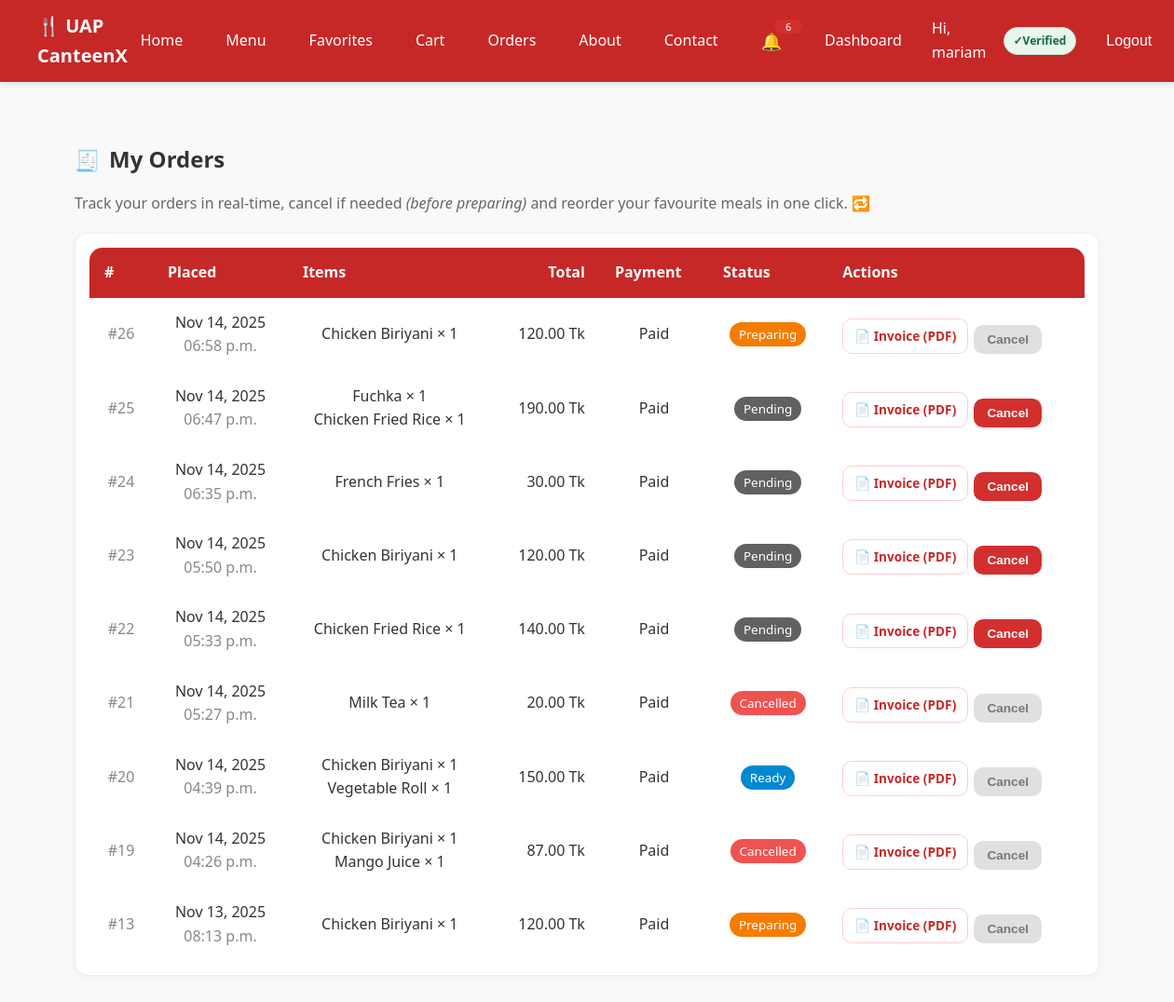
Page /orders/ (signed in) on the earlier database version.
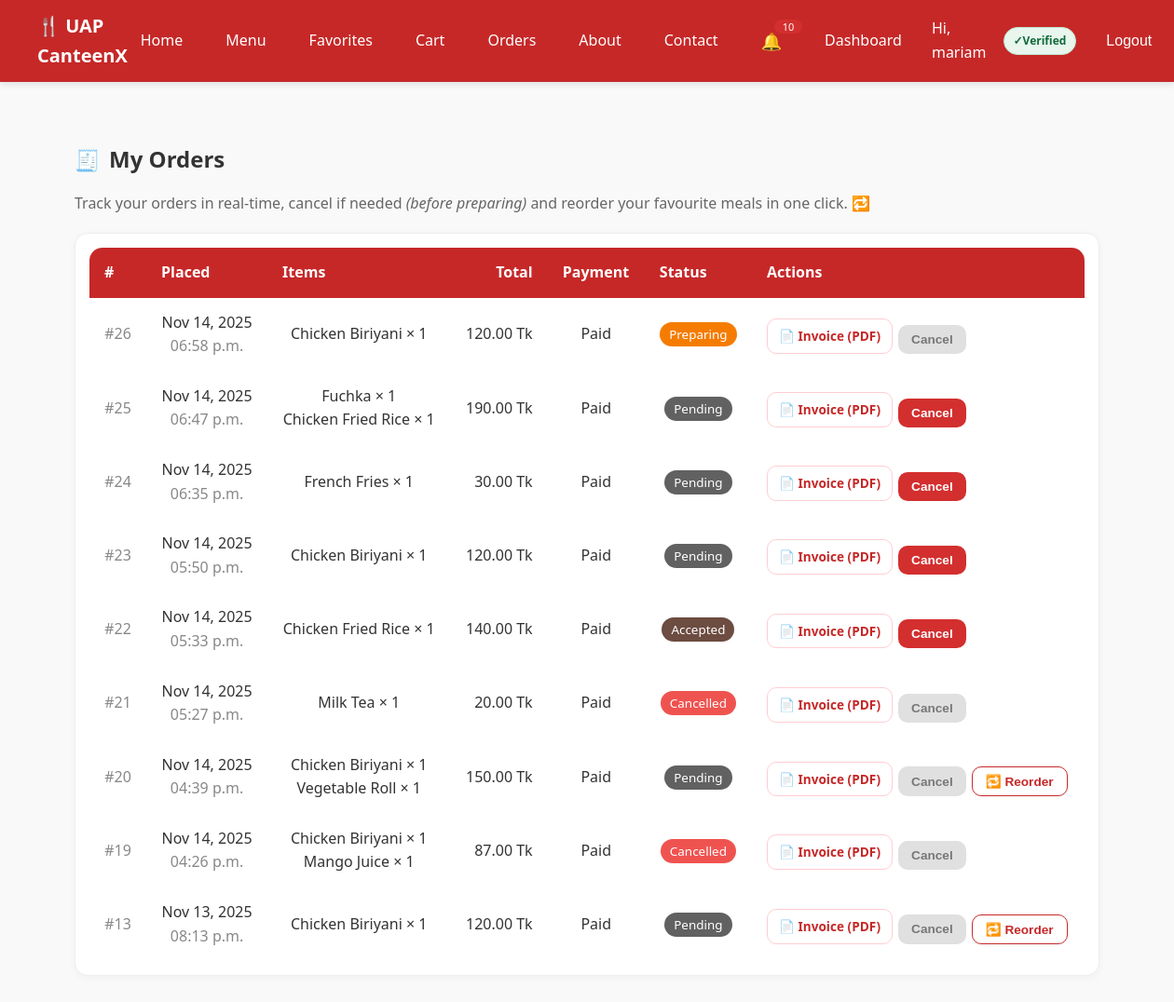
Same page on the later database version.
### my_canteen/models.py (models this page shows, shortened)
class Order(models.Model):
    STATUS_CHOICES = [
        ('pending', 'Pending'),
        ('accepted', 'Accepted'),
        ('preparing', 'Preparing'),
        ('ready', 'Ready'),
        ('delivered', 'Delivered'),
        ('completed', 'Completed'),
        ('cancelled', 'Cancelled'),
    ]
    PAYMENT_STATUS_CHOICES = [('unpaid', 'Unpaid'), ('paid', 'Paid')]
    PAYMENT_METHOD_CHOICES = [
        ('cash', 'Cash'),
        ('mock_card', 'Mock Card'),
        ('stripe', 'Stripe'),
        ('sslcommerz', 'SSLCommerz'),
    ]
    user = models.ForeignKey(User, on_delete=models.CASCADE)
    total_price = models.DecimalField(max_digits=8, decimal_places=2)
    address = models.CharField(max_length=255)
    status = models.CharField(max_length=20, choices=STATUS_CHOICES, default='pending')
    payment_status = models.CharField(max_length=10, choices=PAYMENT_STATUS_CHOICES, default='unpaid')
    payment_method = models.CharField(max_length=10, choices=PAYMENT_METHOD_CHOICES, default='cash')
    created_at = models.DateTimeField(auto_now_add=True)

### my_canteen/views.py (the view)
# urls.py: path('orders/', views.orders_page, name='orders'),
@login_required
def orders_page(request):
    profile = UserProfile.objects.select_related("user").get(user=request.user)
    role = get_role(request.user)
    if role in ["vendor", "admin"]:
        orders = Order.objects.all().order_by("-created_at")
    elif role == "staff":
        orders = Order.objects.filter(
            status__in=["accepted", "preparing"]
        ).order_by("-created_at")
    else:
        orders = Order.objects.filter(user=request.user).order_by("-created_at")
    cancelable_ids = {o.id for o in orders if can_user_cancel(o, request.user)}
    return render(
        request,
        "my_canteen/orders.html",
        {"orders": orders, "profile": profile, "cancelable_ids": cancelable_ids},
    )

### my_canteen/context_processors.py (called while the page is built)
def favorites_processor(request):
    if request.user.is_authenticated:
        fav_ids = Favorite.objects.filter(user=request.user).values_list('item_id', flat=True)
        return {"favorite_items": set(fav_ids)}
    return {"favorite_items": set()}

def cart_count(request):
    cart = request.session.get("cart", {})
    return {"cart_count": sum(cart.values())}

def notifications_context(request):
    if request.user.is_authenticated:
        unread_count = Notification.objects.filter(user=request.user, is_read=False).count()
    else:
        unread_count = 0
    return {
        "unread_notifications": unread_count
    }

### my_canteen/views.py (called while the page is built)
def get_role(user):
    try:
        return user.userprofile.role
    except UserProfile.DoesNotExist:
        return "guest"

def can_user_cancel(order, user) -> bool:
    role = get_role(user)
    if role not in {"student", "faculty", "guest"}:
        return False
    if order.user_id != user.id:
        return False
    return order.status in {"pending", "accepted"}

### my_canteen/templates/my_canteen/orders.html (shortened to what the changed rows need)
{% extends "my_canteen/base.html" %}
{% load static %}
{% block content %}
<section class="container" style="max-width: 1100px;">
  <div class="page-title" style="display:flex;align-items:center;gap:.6rem;margin:24px 0 12px;">
    <h2 style="margin:0;">My Orders</h2>
  </div>
  <div class="card" style="background:#fff;border:1px solid #eee;border-radius:14px;box-shadow:0 2px 10px rgba(0,0,0,.04);">
    <div class="table-wrap" style="overflow-x:auto;">
      <table style="width:100%;border-collapse:separate;border-spacing:0;">
        <thead style="background:#c62828;color:#fff;">
          <tr>
            <th style="padding:14px 16px;font-weight:600;text-align:left;border-top-left-radius:14px;">#</th>
            <th style="padding:14px 16px;font-weight:600;text-align:left;">Placed</th>
            <th style="padding:14px 16px;font-weight:600;text-align:left;">Items</th>
            <th style="padding:14px 16px;font-weight:600;text-align:right;">Total</th>
            <th style="padding:14px 16px;font-weight:600;text-align:left;">Payment</th>
            <th style="padding:14px 16px;font-weight:600;text-align:left;">Status</th>
            <th style="padding:14px 16px;font-weight:600;text-align:left;border-top-right-radius:14px;">Actions</th>
          </tr>
        </thead>
        <tbody>
          {% for order in orders %}
          <tr style="border-bottom:1px solid #f0f0f0;">
            <td style="padding:14px 16px;color:#888;">#{{ order.id }}</td>
            <td style="padding:14px 16px;">
              {{ order.created_at|date:"M d, Y" }}<br>
              <span style="color:#888;">{{ order.created_at|date:"h:i a" }}</span>
            </td>
            <td style="padding:14px 16px;">
              {% for oi in order.orderitem_set.all %}
                {{ oi.item.name }} × {{ oi.quantity }}<br>
              {% endfor %}
            </td>
            <td style="padding:14px 16px;text-align:right;">
              {{ order.total_price }} Tk
            </td>
            <td style="padding:14px 16px;">
              {{ order.payment_status|title }}
            </td>
            <td style="padding:14px 16px;">
              {% if order.status == 'completed' %}
                <span style="background:#2e7d32;color:#fff;padding:4px 10px;border-radius:999px;font-size:.84rem;">Completed</span>
              {% elif order.status == 'cancelled' %}
                <span style="background:#ef5350;color:#fff;padding:4px 10px;border-radius:999px;font-size:.84rem;">Cancelled</span>
              {% elif order.status == 'ready' %}
                <span style="background:#0288d1;color:#fff;padding:4px 10px;border-radius:999px;font-size:.84rem;">Ready</span>
              {% elif order.status == 'preparing' %}
                <span style="background:#f57c00;color:#fff;padding:4px 10px;border-radius:999px;font-size:.84rem;">Preparing</span>
              {% elif order.status == 'accepted' %}
                <span style="background:#6d4c41;color:#fff;padding:4px 10px;border-radius:999px;font-size:.84rem;">Accepted</span>
              {% else %}
                <span style="background:#616161;color:#fff;padding:4px 10px;border-radius:999px;font-size:.84rem;">Pending</span>
              {% endif %}
            </td>
            <td style="padding:14px 16px;">
              <div style="display:flex;flex-wrap:wrap;gap:6px;">
                <a href="{% url 'order_invoice_pdf' order.id %}"
                   class="btn"
                   style="background:#ffffff;color:#c62828;border:1px solid #ffcdd2;border-radius:10px;padding:7px 12px;font-size:.85rem;">
                  📄 Invoice (PDF)
                </a>
                {% if order.id in cancelable_ids %}
                  <form action="{% url 'user_order_cancel' order.id %}" method="post" style="display:inline;">
                    <button type="submit"
                            style="background:#d32f2f;color:#fff;border:none;border-radius:10px;padding:8px 14px;cursor:pointer;font-size:.85rem;">
                      Cancel
                    </button>
                  </form>
                {% else %}
                  <button type="button" disabled
                          title="You can cancel before preparing only"
                          style="background:#e0e0e0;color:#777;border:none;border-radius:10px;padding:8px 14px;font-size:.85rem;">
                    Cancel
                  </button>
                {% endif %}
                {% if order.status == "delivered" or order.status == "completed" %}
                  <form action="{% url 'reorder_order' order.id %}"
                        method="post"
                        style="display:inline;">
                    <button type="submit"
                            style="background:#ffffff;border:1px solid #c62828;color:#c62828;border-radius:10px;padding:7px 14px;cursor:pointer;font-size:.85rem;">
                      🔁 Reorder
                    </button>
                  </form>
                {% endif %}
              </div>
            </td>
          </tr>
          {% empty %}
          <tr>
            <td colspan="7" style="padding:28px;text-align:center;color:#777;">
              No orders yet.
            </td>
          </tr>
          {% endfor %}
        </tbody>
      </table>
    </div>
  </div>
</section>
{% endblock %}

### my_canteen/templates/my_canteen/base.html (shortened to what this page needs)
{% load static %}
<!DOCTYPE html>
<html lang="en">
<head>
  <link rel="stylesheet" href="{% static 'my_canteen/css/styles.css' %}"/>
</head>
<body>
  <nav class="navbar">
    <div class="logo">🍴 UAP CanteenX</div>
    <ul class="nav-links">
      <li><a href="{% url 'home' %}">Home</a></li>
      <li><a href="{% url 'menu' %}">Menu</a></li>
      <li><a href="{% url 'favorites' %}"> Favorites</a></li>
      <li>
        <a href="{% url 'cart' %}">
          Cart
        </a>
      </li>
      <li><a href="{% url 'orders' %}">Orders</a></li>
      <li><a href="{% url 'about' %}">About</a></li>
      <li><a href="{% url 'contact' %}">Contact</a></li>
      {% if user.is_authenticated %}
        <li style="position:relative;">
          <a href="{% url 'notifications' %}"
             style="display:inline-flex;align-items:center;justify-content:center;
                    font-size:18px;text-decoration:none;">
            🔔
          </a>
          {% if unread_notifications > 0 %}
            <span style="
              position:absolute;
              top:-4px;
              right:-8px;
              background:#d32f2f;
              color:#fff;
              font-size:11px;
              padding:2px 6px;
              border-radius:999px;
              line-height:1;
              min-width:18px;
              text-align:center;
            ">
              {{ unread_notifications }}
            </span>
          {% endif %}
        </li>
        <li><a href="{% url 'dashboard' %}">Dashboard</a></li>
        <li class="nav-user">Hi, {{ user.username }}</li>
        <li>
          {% if user.is_active %}
            <span class="badge badge-verified">Verified</span>
          {% else %}
            <span class="badge badge-unverified">Email not verified</span>
          {% endif %}
        </li>
        <li>
          <form action="{% url 'logout' %}" method="post" style="display:inline;">
            <button type="submit" class="link-like">Logout</button>
          </form>
        </li>
      {% else %}
        <li><a href="{% url 'login' %}">Login</a></li>
        <li><a class="btn" href="{% url 'signup' %}">Signup</a></li>
      {% endif %}
    </ul>
  </nav>
  <main class="container">
    {% block content %}{% endblock %}
  </main>
</body>
</html>

Differences in the rows shown:
changed Order id 22: status "Pending" → "Accepted"
changed Order id 20: status "Ready" → "Pending 🔁 Reorder"
changed Order "Nov 13, 2025": status "Preparing" → "Pending 🔁 Reorder"
Other differences:
{{ unread_notifications }}: "6" → "10"
